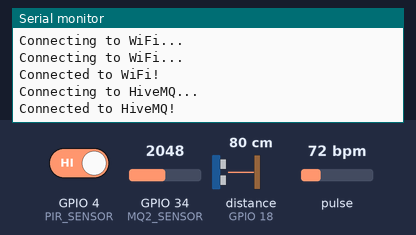
Bench run of a sketch on a simulated ESP32. On the bench: the last lines printed to the serial monitor. Wiring (inferred from the names in the program): ultrasonic range finder: trigger GPIO 5; echo GPIO 18. The inputs (shaded band) are chosen by the test bench; at power-on: GPIO 4 (PIR_SENSOR) HIGH, distance to the obstacle (sensor on GPIO 18) 80 cm, pulse 72 bpm, GPIO 34 (MQ2_SENSOR) = 2048. The echo pulse lasts 58.3 µs per cm; WiFi joins after 1.5 s; servers stay silent unless stated; no MQTT or app messages arrive unless stated.

Above: at 2.7 s.
2.8 s: GPIO 4 (PIR_SENSOR) driven LOW
4.8 s: GPIO 4 (PIR_SENSOR) driven HIGH
10.5 s: distance to the obstacle (sensor on GPIO 18) set to 2 cm
At 12.4 s:
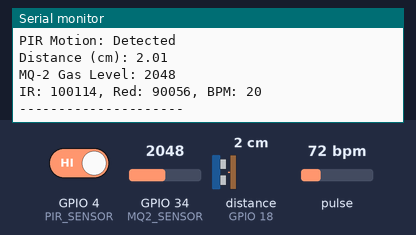
12.5 s: pulse set to 42 bpm
14.5 s: GPIO 34 (MQ2_SENSOR) set to 2866
At 16.2 s:
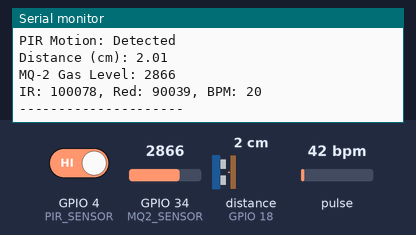
16.5 s: distance to the obstacle (sensor on GPIO 18) set to 4 cm
At 18.5 s:
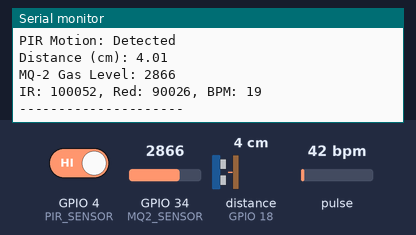
Timing chart, 0 to 19.5 s (numbered marks = the images above; inputs shaded):
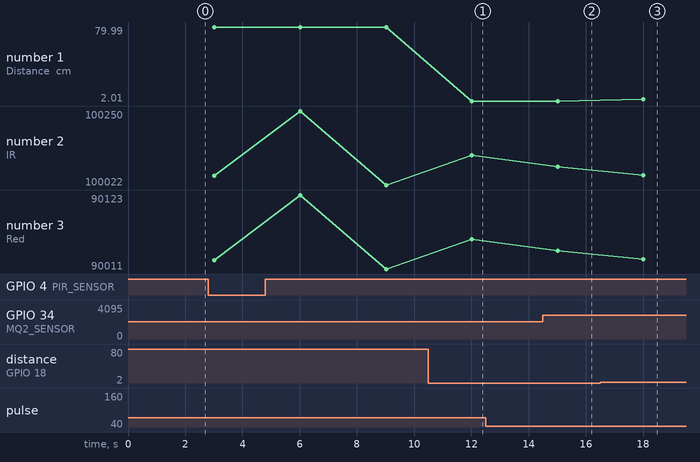

The sketch:

AliveHumanDetection_primary.ino
```cpp
#include <Wire.h>
#include <Adafruit_MLX90614.h>
#include "MAX30105.h"
#include <WiFi.h>
#include <PubSubClient.h>
#include <ArduinoJson.h>
#include <WiFiClientSecure.h>

#define TRIG_PIN 5       // Ultrasonic Trigger Pin
#define ECHO_PIN 18      // Ultrasonic Echo Pin
#define PIR_SENSOR 4     // PIR Motion Sensor Pin
#define MQ2_SENSOR 34    // MQ-2 Gas Sensor (Analog)
#define BAUD_RATE 115200 // Serial Monitor Speed

// Sensor & MQTT Variables
unsigned long lastSentTime = 0;
const long publishInterval = 3000;  // Publish every 3 seconds

// MAX30102 Heart Rate Sensor
MAX30105 particleSensor;

// WiFi & MQTT Credentials
const char* ssid = "YOUR_WiFi_NAME";
const char* password = "Wi-Fi Network Password";
const char* mqtt_server = "testId.s1.eu.hivemq.cloud";
const int mqtt_port = 8883;
const char* mqtt_user = "ESP_valid";
const char* mqtt_password = "***********";

// MQTT Client Setup
WiFiClientSecure espClient;
PubSubClient client(espClient);

void setup() {
  Serial.begin(BAUD_RATE);  // Start Serial for Monitor & Plotter
  pinMode(PIR_SENSOR, INPUT);
  pinMode(TRIG_PIN, OUTPUT);
  pinMode(ECHO_PIN, INPUT);

  //Heart Sensor STD I2C Dtection
  if (!particleSensor.begin(Wire, I2C_SPEED_STANDARD)) {
    Serial.println("Error: MAX30102 Not Found!");
  } else {
    Serial.println("MAX30102 Ready!");
    particleSensor.setup();
    particleSensor.setPulseAmplitudeRed(0x0A);
    particleSensor.setPulseAmplitudeIR(0x0A);
    particleSensor.enableDIETEMPRDY();
  }

  // Connect to WiFi
  WiFi.begin(ssid, password);
  while (WiFi.status() != WL_CONNECTED) {
    delay(500);
    Serial.println("Connecting to WiFi...");
  }
  Serial.println("Connected to WiFi!");

  // Connect to MQTT
  espClient.setInsecure();
  client.setServer(mqtt_server, mqtt_port);
  connectMQTT();
}
//MQTT protocol setup through HiveMQ
void connectMQTT() {
  while (!client.connected()) {
    Serial.println("Connecting to HiveMQ...");
    if (client.connect("ESP32Client", mqtt_user, mqtt_password)) {
      Serial.println("Connected to HiveMQ!");
    } else {
      Serial.print("Failed, rc=");
      Serial.print(client.state());
      Serial.println(" Retrying...");
      delay(2000);
    }
  }
}

//HC-SR05 Pulse emit
float getUltrasonicDistance() {
  digitalWrite(TRIG_PIN, LOW);
  delayMicroseconds(2);
  digitalWrite(TRIG_PIN, HIGH);
  delayMicroseconds(10);
  digitalWrite(TRIG_PIN, LOW);
  long duration = pulseIn(ECHO_PIN, HIGH);
  return duration * 0.0343 / 2; //ECHO pulse
}

void loop() {
  if (!client.connected()) {
    connectMQTT();
  }

  unsigned long currentMillis = millis();
  if (currentMillis - lastSentTime >= publishInterval) {
    lastSentTime = currentMillis;

    // Read Sensor Data
    int pir_value = digitalRead(PIR_SENSOR);
    float ultrasonic_distance = getUltrasonicDistance();
    int gas_level = analogRead(MQ2_SENSOR);
    long irValue = particleSensor.getIR();
    long redValue = particleSensor.getRed();
    int bpm = estimateBPM(irValue);

    // Print Data to Serial Monitor
    Serial.print("PIR Motion: ");
    Serial.println(pir_value ? "Detected" : "No Movement");
    Serial.print("Distance (cm): ");
    Serial.println(ultrasonic_distance);
    Serial.print("MQ-2 Gas Level: ");
    Serial.println(gas_level);
    Serial.print("IR: ");
    Serial.print(irValue);
    Serial.print(", Red: ");
    Serial.print(redValue);
    Serial.print(", BPM: ");
    Serial.println(bpm);
    Serial.println("---------------------");
    /*
    // ✅ **Print Data in Serial Plotter Format**
    Serial.print("PIR="); Serial.print(pir_value); Serial.print("  ");
    Serial.print("Distance="); Serial.print(ultrasonic_distance); Serial.print("  ");
    Serial.print("Gas="); Serial.print(gas_level); Serial.print("  ");
    Serial.print("BPM="); Serial.println(bpm);  // **New Line Ensures Correct Plotting!**
    */

    // Format JSON & Publish to MQTT
    StaticJsonDocument<256> doc;
    doc["pir"] = pir_value;
    doc["distance"] = ultrasonic_distance;
    doc["gas"] = gas_level;
    doc["bpm"] = bpm;

    char payload[256];
    serializeJson(doc, payload);
    client.publish("esp32/sensors", payload);
  }

  client.loop();  // Keep MQTT connection alive
}

// **BPM Estimation Function**
int estimateBPM(long irValue) {
  static long lastBeatTime = 0;
  static int beatCount = 0;
  static int bpm=0;
  long currentTime = millis();

  if (irValue < 50000) {
        Serial.println("No Finger Detected on MAX30102!");
        return 0;  // No valid BPM if no finger detected
    }

  if (irValue > 60000) {
     if (beatCount == 0) {
            lastBeatTime = currentTime;
        }
    beatCount++;
    if (beatCount >= 2) {
      bpm = 60000 / (currentTime - lastBeatTime);
      lastBeatTime = currentTime;
      beatCount = 0;
      return bpm;
    }
  }
  return bpm;
}
```

Measured:
- after the input at 10.5 s, the serial monitor: prints a new line after 1.5 s (image 1)
- after the input at 14.5 s, the serial monitor: prints a new line after 0.51 s (image 2)
- after the input at 16.5 s, the serial monitor: prints a new line after 1.5 s (image 3)
- plotted number 1: 79.99 → 2.01 after the input at 10.5 s, 2.01 → 4.01 after the input at 16.5 s
- plotted number 2: 100022 → 100114 after the input at 10.5 s
- plotted number 3: 90011 → 90056 after the input at 10.5 s
